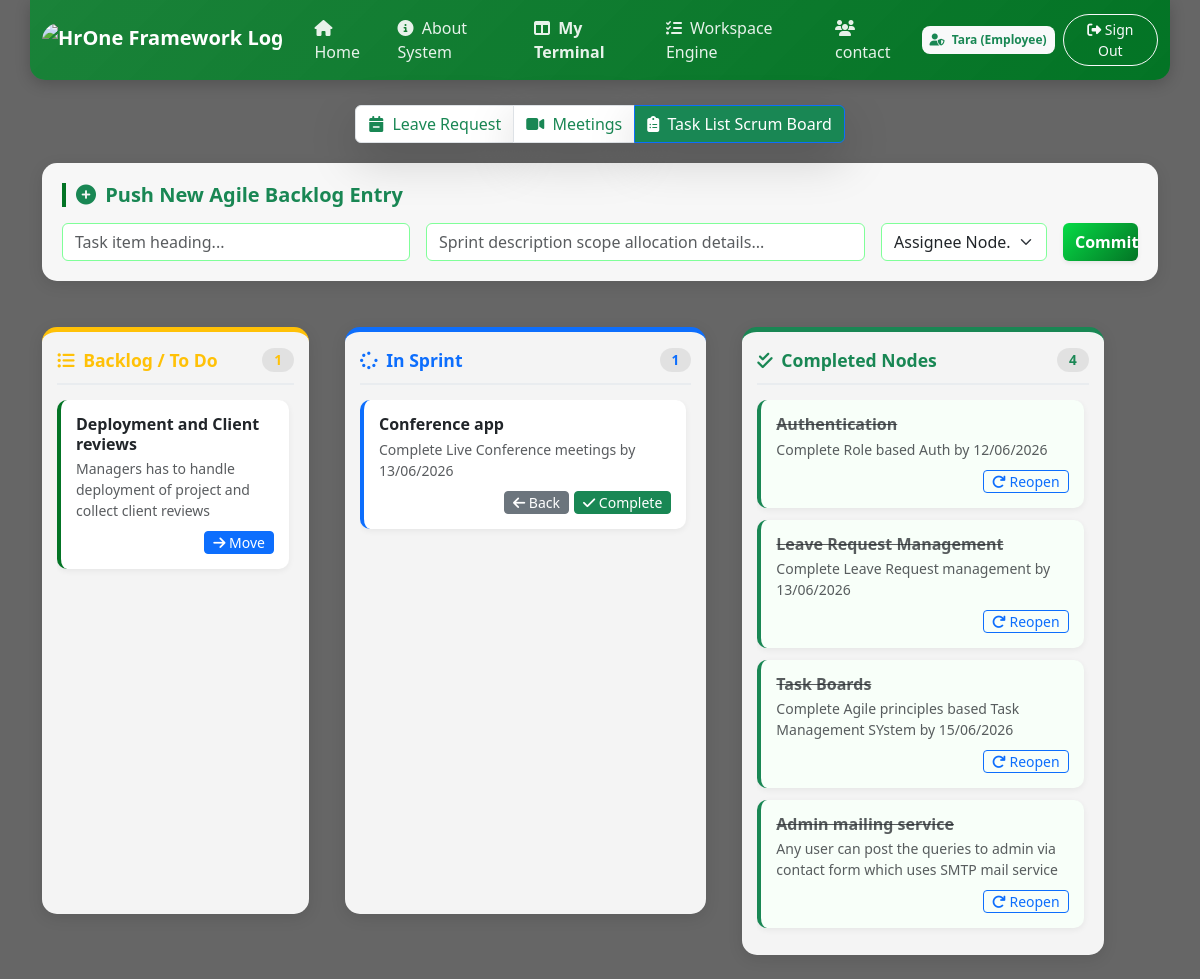
The app's page /tasks (signed in) with its own data.
### tables this page shows
CREATE TABLE users (
                id INTEGER PRIMARY KEY AUTOINCREMENT,
                username TEXT UNIQUE NOT NULL,
                email TEXT NOT NULL,
                password TEXT NOT NULL,
                role TEXT NOT NULL,
                member_since TEXT DEFAULT '2026',
                leave_balance INTEGER DEFAULT 20
            );

CREATE TABLE tasks (
                id INTEGER PRIMARY KEY AUTOINCREMENT,
                title TEXT NOT NULL,
                description TEXT,
                status TEXT NOT NULL DEFAULT 'todo',
                user_id INTEGER,
                FOREIGN KEY (user_id) REFERENCES users(id)
            );

### app.py (the view)
@app.route('/tasks')
@login_required
def tasks():
    with get_db_connection() as conn:
        todo = conn.execute("SELECT * FROM tasks WHERE status = 'todo'").fetchall()
        progress = conn.execute("SELECT * FROM tasks WHERE status = 'progress'").fetchall()
        done = conn.execute("SELECT * FROM tasks WHERE status = 'done'").fetchall()
        users = conn.execute("SELECT id, username FROM users").fetchall()
        pending_count = conn.execute(
            "SELECT COUNT(*) as count FROM leave_requests WHERE status = 'Pending'"
        ).fetchone()['count']
    return render_template('tasks.html',
                         active_tab='tasks',
                         page_title="Agile Scrum Workspace",
                         todo_tasks=todo,
                         progress_tasks=progress,
                         done_tasks=done,
                         users=users,
                         pending_count=pending_count)

### app.py (called while the page is built)
def get_db_connection():
    conn = sqlite3.connect(DB_FILE)
    conn.row_factory = sqlite3.Row
    return conn

def login_required(f):
    @wraps(f)
    def decorated_function(*args, **kwargs):
        if 'username' not in session:
            flash("Authentication required! Please log in first.", "danger")
            return redirect(url_for('login'))
        return f(*args, **kwargs)
    return decorated_function

### templates/tasks.html (shortened to what this page needs)
{% extends "base.html" %}
{% block content %}
<div class="container my-4">
    <div class="form-card-container">
        <h5 class="text-success fw-bold border-left-custom mb-3"
            style="border-left: 4px solid #037425; padding-left:10px;">
            <i class="fas fa-plus-circle me-1"></i> Push New Agile Backlog Entry
        </h5>
        <form action="/tasks/add" method="POST" class="row g-3">
            <div class="col-md-4">
                <input type="text" name="title" class="form-control" placeholder="Task item heading..." required
                    style="border: 1px solid #80ff99;">
            </div>
            <div class="col-md-5">
                <input type="text" name="description" class="form-control"
                    placeholder="Sprint description scope allocation details..." required
                    style="border: 1px solid #80ff99;">
            </div>
            <div class="col-md-2">
                <select name="user_id" class="form-select" style="border: 1px solid #80ff99;">
                    <option value="">Assignee Node...</option>
                </select>
            </div>
            <div class="col-md-1">
                <button type="submit" class="btn btn-success w-100 text-white fw-bold shadow-sm"
                    style="background: linear-gradient(135deg, #06db46 0%, #037425 100%); border:none; height:100%;">Commit</button>
            </div>
        </form>
    </div>
    <div class="scrum-board row g-3">
        <div class="col-md-3">
            <div class="scrum-column column-todo">
                <div class="scrum-header text-warning">
                    <span><i class="fas fa-list-ul me-1"></i> Backlog / To Do</span>
                    <span class="task-count-badge">{{ todo_tasks|length }}</span>
                </div>
                <div class="task-container">
                    {% if todo_tasks %}
                        {% for task in todo_tasks %}
                        <div class="task-card">
                            <h6 class="fw-bold mb-1">{{ task['title'] }}</h6>
                            <p class="text-muted small mb-2">{{ task['description'] }}</p>
                            <div class="task-actions">
                                <a href="/tasks/move/{{ task['id'] }}/progress"
                                    class="btn btn-sm btn-primary py-0 px-2 text-white"><i class="fas fa-arrow-right"></i>
                                    Move</a>
                            </div>
                        </div>
                        {% endfor %}
                    {% else %}
                        <div class="empty-state">
                            <i class="fas fa-inbox"></i>
                            <p>No tasks in backlog</p>
                        </div>
                    {% endif %}
                </div>
            </div>
        </div>
        <div class="col-md-4">
            <div class="scrum-column column-progress">
                <div class="scrum-header text-primary">
                    <span><i class="fas fa-spinner fa-pulse me-1"></i> In Sprint</span>
                    <span class="task-count-badge">{{ progress_tasks|length }}</span>
                </div>
                <div class="task-container">
                    {% if progress_tasks %}
                        {% for task in progress_tasks %}
                        <div class="task-card" style="border-left-color: #0d6efd;">
                            <h6 class="fw-bold mb-1">{{ task['title'] }}</h6>
                            <p class="text-muted small mb-2">{{ task['description'] }}</p>
                            <div class="task-actions">
                                <a href="/tasks/move/{{ task['id'] }}/todo" class="btn btn-sm btn-secondary py-0 px-2"><i
                                        class="fas fa-arrow-left"></i> Back</a>
                                <a href="/tasks/move/{{ task['id'] }}/done"
                                    class="btn btn-sm btn-success py-0 px-2 text-white"><i class="fas fa-check"></i>
                                    Complete</a>
                            </div>
                        </div>
                        {% endfor %}
                    {% else %}
                        <div class="empty-state">
                            <i class="fas fa-clock"></i>
                            <p>No tasks in sprint</p>
                        </div>
                    {% endif %}
                </div>
            </div>
        </div>
        <div class="col-md-4">
            <div class="scrum-column column-done">
                <div class="scrum-header text-success">
                    <span><i class="fas fa-check-double me-1"></i> Completed Nodes</span>
                    <span class="task-count-badge">{{ done_tasks|length }}</span>
                </div>
                <div class="task-container">
                    {% if done_tasks %}
                        {% for task in done_tasks %}
                        <div class="task-card" style="border-left-color: #198754; background: #f8fff9;">
                            <h6 class="fw-bold mb-1 text-decoration-line-through text-muted">{{ task['title'] }}</h6>
                            <p class="text-muted small mb-2">{{ task['description'] }}</p>
                            <div class="task-actions">
                                <a href="/tasks/move/{{ task['id'] }}/progress"
                                    class="btn btn-sm btn-outline-primary py-0 px-2"><i class="fas fa-redo"></i> Reopen</a>
                            </div>
                        </div>
                        {% endfor %}
                    {% else %}
                        <div class="empty-state">
                            <i class="fas fa-check-circle"></i>
                            <p>No completed tasks yet</p>
                        </div>
                    {% endif %}
                </div>
            </div>
        </div>
    </div>
</div>
{% endblock %}

### templates/base.html (shortened to what this page needs)
<!DOCTYPE html>
<html lang="en">
<head>
    <link href="https://cdn.jsdelivr.net/npm/bootstrap@5.3.0/dist/css/bootstrap.min.css" rel="stylesheet">
    <link rel="stylesheet" href="https://cdnjs.cloudflare.com/ajax/libs/font-awesome/6.4.0/css/all.min.css">
</head>
<body>
    <nav class="navbar navbar-expand-lg navbar-dine navbar-dark container">
        <div class="container-fluid">
            <a class="navbar-brand fw-bold text-white d-flex align-items-center" href="/">
                <img src="https://encrypted-tbn0.gstatic.com/images?q=tbn:ANd9GcRuy47Tk7Z6Fo871z5j-RzQmUV7SA_2vk8Ov1JwFVNrbn8DT-KdnN4Ph4Sh&s=10" class="rounded-5 me-2" height="35" alt="HrOne Framework Logo">
            </a>
            <div class="collapse navbar-collapse" id="hroneNavbar">
                <ul class="navbar-nav me-auto mb-2 mb-lg-0">
                    <li class="nav-item"><a class="nav-link" href="/"><i class="fas fa-home me-1"></i> Home</a></li>
                    <li class="nav-item"><a class="nav-link" href="/about"><i class="fas fa-info-circle me-1"></i> About System</a></li>
                    {% if session['username'] %}
                        <li class="nav-item"><a class="nav-link text-warning fw-bold" href="/dashboard"><i class="fas fa-columns me-1"></i> My Terminal</a></li>
                        <li class="nav-item"><a class="nav-link" href="/tasks"><i class="fas fa-tasks me-1"></i> Workspace Engine</a></li>
                         <li class="nav-item"><a class="nav-link" href="/contact"><i class="fas fa-users me-1"></i> contact</a></li>
                    {% endif %}
                </ul>
                <div class="d-flex align-items-center gap-2">
                    {% if session['username'] %}
                        <span class="badge bg-light text-success p-2 rounded-3 fw-bold"><i class="fas fa-user-shield me-1"></i> {{ session['username'] }} ({{ session['role'] }})</span>
                        <a href="/logout" class="btn btn-outline-light btn-sm rounded-pill px-3"><i class="fas fa-sign-out-alt"></i> Sign Out</a>
                    {% else %}
                        <a href="/login" class="btn btn-success btn-sm text-white fw-bold px-4 rounded-pill shadow-sm" style="background: linear-gradient(135deg, #00ff2a 0%, #037425 100%); border:none;"><i class="fas fa-sign-in-alt"></i> Staff Access</a>
                    {% endif %}
                </div>
            </div>
        </div>
    </nav>
    {% if active_tab in ['leaves', 'meetings', 'tasks'] %}
    <div class="container sub-pagination-container">
        <nav aria-label="Page navigation">
            <ul class="pagination justify-content-center text-success m-0">
                <li class="page-item {% if active_tab == 'leaves' %}active{% endif %}">
                    <a class="page-link shadow-lg {% if active_tab == 'leaves' %}bg-success text-white{% else %}text-success{% endif %}" href="/leaves"><i class="fas fa-calendar-minus me-1"></i> Leave Request</a>
                </li>
                <li class="page-item {% if active_tab == 'meetings' %}active{% endif %}">
                    <a class="page-link shadow-lg {% if active_tab == 'meetings' %}bg-success text-white{% else %}text-success{% endif %}" href="/meetings"><i class="fas fa-video me-1"></i> Meetings</a>
                </li>
                <li class="page-item {% if active_tab == 'tasks' %}active{% endif %}">
                    <a class="page-link shadow-lg {% if active_tab == 'tasks' %}bg-success text-white{% else %}text-success{% endif %}" href="/tasks"><i class="fas fa-clipboard-list me-1"></i> Task List Scrum Board</a>
                </li>
            </ul>
        </nav>
    </div>
    {% endif %}
    {% block content %}{% endblock %}
</body>
</html>

### templates/tasks.html (style rules this page uses)
.scrum-board { display: flex; gap: 20px; margin-top: 30px; align-items: flex-start; }
.scrum-column { flex: 1; background: rgba(255, 255, 255, 0.93); border-radius: 15px; padding: 15px; box-shadow: 0 4px 15px rgba(0, 0, 0, 0.1); border-top: 5px solid #037425; min-height: 60vh; max-height: 70vh; display: flex; flex-direction: column; }
.column-todo { border-top-color: #ffc107; }
.column-progress { border-top-color: #0d6efd; }
.column-done { border-top-color: #198754; }
.scrum-header { font-weight: bold; font-size: 1.1rem; padding-bottom: 10px; margin-bottom: 15px; border-bottom: 2px solid #e9ecef; display: flex; justify-content: space-between; align-items: center; flex-shrink: 0; }
.task-container { flex: 1; overflow-y: auto; padding-right: 5px; max-height: calc(70vh - 80px); }
.task-card { background: white; border-radius: 10px; padding: 15px; margin-bottom: 12px; box-shadow: 0 2px 6px rgba(0, 0, 0, 0.06); border-left: 4px solid #037425; transition: transform 0.2s; }
.task-actions { display: flex; justify-content: flex-end; gap: 5px; margin-top: 10px; }
.form-card-container { background: rgba(255, 255, 255, 0.95); border-radius: 15px; padding: 20px; box-shadow: 0 4px 15px rgba(0, 0, 0, 0.1); margin-top: 30px; }
.task-count-badge { background: rgba(0, 0, 0, 0.08); padding: 2px 12px; border-radius: 20px; font-size: 0.85rem; font-weight: 600; }

### templates/base.html (style rules this page uses)
body { background: linear-gradient(rgba(0, 0, 0, 0.6), rgba(0, 0, 0, 0.6)), url('https://images.pexels.com/photos/6267/menu-restaurant-vintage-table.jpg?auto=compress&cs=tinysrgb&w=1260&h=750&dpr=2'); background-size: cover; background-position: center; background-attachment: fixed; font-family: 'Segoe UI', Tahoma, Geneva, Verdana, sans-serif; }
.navbar-dine { background: linear-gradient(135deg, #048b2cc5 0%, #037425 100%); box-shadow: 0 4px 15px rgba(0, 0, 0, 0.2); border-radius: 0 0 15px 15px; }
.nav-link { color: rgba(255, 255, 255, 0.9) !important; font-weight: 500; }
.sub-pagination-container { margin-top: 25px; margin-bottom: -10px; }

### records on screen
users: username "Tara"
tasks: title "Deployment and Client reviews", description "Managers has to handle deployment of project and collect client reviews"
tasks: title "Conference app", description "Complete Live Conference meetings by 13/06/2026"
tasks: title "Authentication", description "Complete Role based Auth by 12/06/2026"
tasks: title "Leave Request Management", description "Complete Leave Request management by 13/06/2026"
tasks: title "Task Boards", description "Complete Agile principles based Task Management SYstem by 15/06/2026"
tasks: title "Admin mailing service", description "Any user can post the queries to admin via contact form which uses SMTP mail service"

### other values on screen
{{ session['role'] }} "Employee"
{{ todo_tasks|length }} "1"
{{ progress_tasks|length }} "1"
{{ done_tasks|length }} "4"
